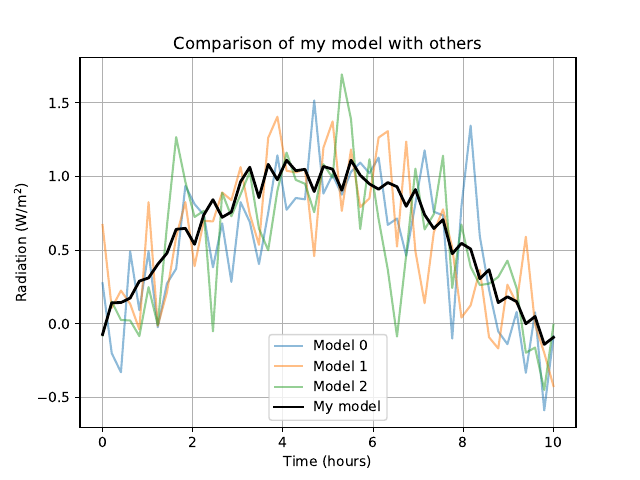

Write the Python code that produced this figure.
import numpy as np
from matplotlib import pyplot as plt

# Create made up x data (50 points from 0 to 10)
x=np.linspace(0,10,50)
# Create y data with sin() and a random component from -0.3 to 0.3 (3 curves!)
curves = [ np.sin(x/3) + np.random.randn(50)*.3 for i in range(3)]

# Plot each of the curves with alpha=.5, which fades the curve
for i, curve in enumerate(curves):
    plt.plot(x, curve, label='Model {}'.format(i), alpha=.5)
# Now we plot the main line
plt.plot(x, np.sin(x/3) + np.random.randn(50)*.1, label='My model', color='black', linewidth=2)

# Include title, grid and labels
plt.title('Comparison of my model with others')
plt.grid()
plt.ylabel('Radiation (W/m$^2$)')
plt.xlabel('Time (hours)')
# legend() is necssary for the curve labels to appear
plt.legend()
plt.savefig('ex1.pdf')
